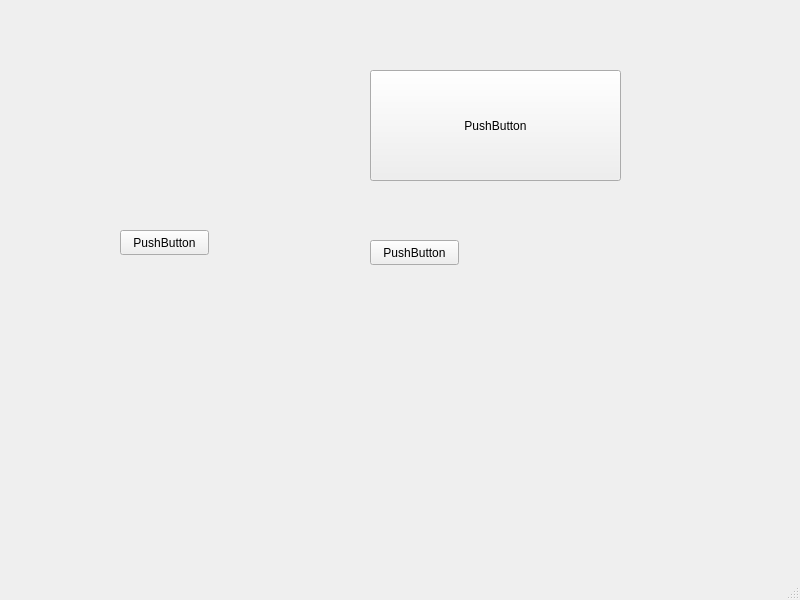
<?xml version="1.0" encoding="UTF-8"?>
<ui version="4.0">
 <class>MainWindow</class>
 <widget class="QMainWindow" name="MainWindow">
  <property name="geometry">
   <rect>
    <x>0</x>
    <y>0</y>
    <width>800</width>
    <height>600</height>
   </rect>
  </property>
  <property name="windowTitle">
   <string>MainWindow</string>
  </property>
  <widget class="QWidget" name="centralwidget">
   <widget class="QPushButton" name="pushButton">
    <property name="geometry">
     <rect>
      <x>370</x>
      <y>70</y>
      <width>251</width>
      <height>111</height>
     </rect>
    </property>
    <property name="text">
     <string>PushButton</string>
    </property>
   </widget>
   <widget class="QPushButton" name="pushButton_2">
    <property name="geometry">
     <rect>
      <x>120</x>
      <y>230</y>
      <width>89</width>
      <height>25</height>
     </rect>
    </property>
    <property name="text">
     <string>PushButton</string>
    </property>
   </widget>
   <widget class="QPushButton" name="pushButton_3">
    <property name="geometry">
     <rect>
      <x>370</x>
      <y>240</y>
      <width>89</width>
      <height>25</height>
     </rect>
    </property>
    <property name="text">
     <string>PushButton</string>
    </property>
   </widget>
  </widget>
  <widget class="QMenuBar" name="menubar">
   <property name="geometry">
    <rect>
     <x>0</x>
     <y>0</y>
     <width>800</width>
     <height>22</height>
    </rect>
   </property>
  </widget>
  <widget class="QStatusBar" name="statusbar"/>
 </widget>
 <resources/>
 <connections/>
</ui>
